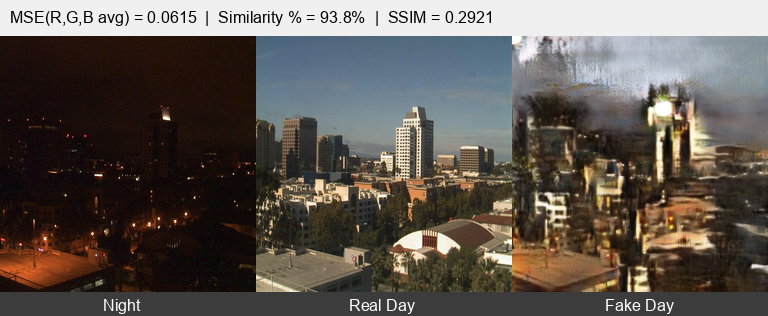
#> input picture important_metrics/best_mse_verification.png, 768 x 316 px
$ python stack_verification_images.py
#> lines starting #> are read from the running program, lines starting #| are printed output that depends on the picture
#!/usr/bin/env python3
"""
Stack the three best verification images (MSE, SSIM, Idt_A) into one figure with
labels: Round, Epoch, MSE, SSIM, Idt_A for each.

Run from project root: python scripts/stack_verification_images.py
Output: important_metrics/verification_stacked.png
"""
from pathlib import Path

from PIL import Image, ImageDraw, ImageFont

ROOT = Path(__file__).resolve().parent.parent.parent
METRICS_DIR = ROOT / "important_metrics"

# Order: Best MSE, Best SSIM, Best Idt_A (same as model selection table)
VERIFICATIONS = [
    ("best_mse_verification.png", "Best MSE", "round2", "55", 0.0615, 0.2921, 0.1869),
    ("best_ssim_verification.png", "Best SSIM", "round2", "70", 0.0973, 0.3172, 0.1935),
    ("best_idt_A_verification.png", "Best Idt_A", "round2", "140", 0.0865, 0.2530, 0.1279),
]
TARGET_WIDTH = 900
LABEL_HEIGHT = 56
PAD = 8
BG = (255, 255, 255)
TEXT = (40, 40, 40)


def get_font(size: int):
    try:
        return ImageFont.truetype("arial.ttf", size)
    except OSError:
        try:
            return ImageFont.truetype("C:/Windows/Fonts/arial.ttf", size)
        except OSError:
            return ImageFont.load_default()


def main():
    images = []
    labels_data = []
    for fname, title, rnd, epoch, mse, ssim, idt in VERIFICATIONS:
        path = METRICS_DIR / fname
        if not path.exists():
            print("Skip (not found):", path)
            continue
        img = Image.open(path).convert("RGB")
#> img is the input picture: PIL image 768x316 RGB; mean R, G, B 95.6, 88.5, 82.4
        w, h = img.size
#> w = 768; h = 316
        scale = TARGET_WIDTH / w
#> scale = 1.17
        new_w, new_h = TARGET_WIDTH, int(h * scale)
#> new_w = 900; new_h = 370
        img = img.resize((new_w, new_h), Image.Resampling.LANCZOS)
#> img: PIL image 900x370 RGB
        images.append(img)
        labels_data.append((title, rnd, epoch, mse, ssim, idt))

    if not images:
        print("No verification images found in", METRICS_DIR)
        return

    font_lg = get_font(20)
    font_sm = get_font(16)
    total_h = 0
    label_strips = []
    for (title, rnd, epoch, mse, ssim, idt), img in zip(labels_data, images):
        strip = Image.new("RGB", (TARGET_WIDTH + 2 * PAD, LABEL_HEIGHT), BG)
        draw = ImageDraw.Draw(strip)
        line1 = f"{title}  |  {rnd}, Epoch {epoch}"
        line2 = f"MSE: {mse:.4f}   SSIM: {ssim:.4f}   Idt_A: {idt:.4f}"
        draw.text((PAD, 8), line1, fill=TEXT, font=font_lg)
        draw.text((PAD, 32), line2, fill=TEXT, font=font_sm)
        label_strips.append(strip)
        total_h += strip.size[1] + img.size[1] + PAD
#> this loop made 3 passes
#> (title, epoch, mse, ssim, idt, line1, total_h) on passes 1 to 3: ('Best MSE', '55', 0.0615, 0.292, 0.187, 'Best MSE  |  round2, Epoch 55', 434), ('Best SSIM', '70', 0.0973, 0.317, 0.194, 'Best SSIM  |  round2, Epoch 70', 868), ('Best Idt_A', '140', 0.0865, 0.253, 0.128, 'Best Idt_A  |  round2, Epoch 140', 1302)
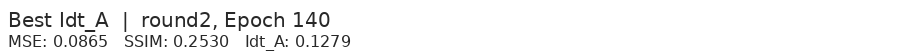
#> strip: PIL image 916x56 RGB; min 40, max 255, mean 245.5
#> after the loop, label_strips = 3 items; total_h = 1302
    total_h += PAD
#> total_h = 1310

    out_w = TARGET_WIDTH + 2 * PAD
    out = Image.new("RGB", (out_w, total_h), BG)
#> out: PIL image 916x1310 RGB; every value is 255
    y = PAD
    for strip, img in zip(label_strips, images):
        out.paste(strip, (0, y))
        y += strip.size[1]
        out.paste(img, (PAD, y))
        y += img.size[1] + PAD
#> this loop made 3 passes
#> y on passes 1 to 3: 442, 876, 1310
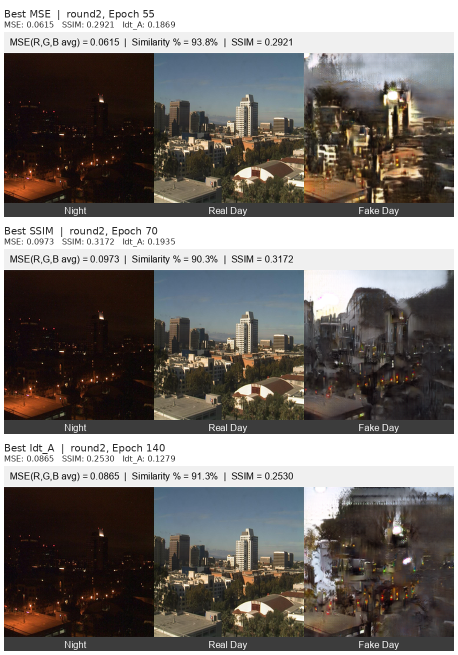
#> out: PIL image 916x1310 RGB (shown at 1/2 size); mean R, G, B 118.3, 113.1, 109.4
#> after the loop, y = 1310

    out_path = METRICS_DIR / "verification_stacked.png"
    out.save(out_path, quality=95)
    print("Saved", out_path)


if __name__ == "__main__":
    main()
